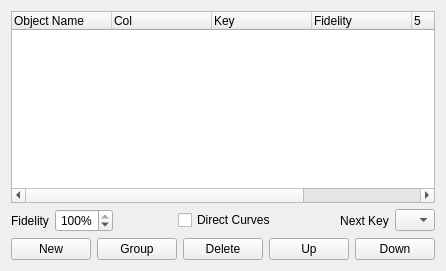
       <widget class="QWidget" name="tabObjects">
        <attribute name="title">
         <string>Objects</string>
        </attribute>
        <layout class="QVBoxLayout">
         <item>
          <widget class="QTreeWidget" name="OOTreeWidget">
           <property name="mouseTracking">
            <bool>true</bool>
           </property>
           <property name="acceptDrops">
            <bool>true</bool>
           </property>
           <property name="dragEnabled">
            <bool>true</bool>
           </property>
           <property name="dragDropMode">
            <enum>QAbstractItemView::InternalMove</enum>
           </property>
           <property name="selectionMode">
            <enum>QAbstractItemView::ExtendedSelection</enum>
           </property>
           <property name="animated">
            <bool>false</bool>
           </property>
           <column>
            <property name="text">
             <string>Object Name</string>
            </property>
           </column>
           <column>
            <property name="text">
             <string>Col</string>
            </property>
           </column>
           <column>
            <property name="text">
             <string>Key</string>
            </property>
           </column>
           <column>
            <property name="text">
             <string>Fidelity</string>
            </property>
           </column>
           <column>
            <property name="text">
             <string/>
            </property>
           </column>
           <column>
            <property name="text">
             <string>Merge</string>
            </property>
           </column>
          </widget>
         </item>
         <item>
          <layout class="QHBoxLayout">
           <item>
            <widget class="QLabel" name="label_18">
             <property name="text">
              <string>Fidelity</string>
             </property>
             <property name="alignment">
              <set>Qt::AlignCenter</set>
             </property>
            </widget>
           </item>
           <item>
            <widget class="KeysafeSpinBox" name="OOResample">
             <property name="sizePolicy">
              <sizepolicy hsizetype="Fixed" vsizetype="Fixed">
               <horstretch>0</horstretch>
               <verstretch>0</verstretch>
              </sizepolicy>
             </property>
             <property name="alignment">
              <set>Qt::AlignCenter</set>
             </property>
             <property name="keyboardTracking">
              <bool>false</bool>
             </property>
             <property name="suffix">
              <string>%</string>
             </property>
             <property name="minimum">
              <number>1</number>
             </property>
             <property name="maximum">
              <number>100</number>
             </property>
             <property name="value">
              <number>100</number>
             </property>
            </widget>
           </item>
           <item>
            <spacer>
             <property name="orientation">
              <enum>Qt::Horizontal</enum>
             </property>
             <property name="sizeHint" stdset="0">
              <size>
               <width>40</width>
               <height>20</height>
              </size>
             </property>
            </spacer>
           </item>
           <item>
            <widget class="QCheckBox" name="DirectCurves">
             <property name="text">
              <string>Direct Curves</string>
             </property>
            </widget>
           </item>
           <item>
            <spacer>
             <property name="orientation">
              <enum>Qt::Horizontal</enum>
             </property>
             <property name="sizeHint" stdset="0">
              <size>
               <width>16</width>
               <height>23</height>
              </size>
             </property>
            </spacer>
           </item>
           <item>
            <widget class="QLabel" name="label_19">
             <property name="text">
              <string>Next Key</string>
             </property>
             <property name="alignment">
              <set>Qt::AlignCenter</set>
             </property>
            </widget>
           </item>
           <item>
            <widget class="QComboBox" name="NextKey">
             <property name="sizePolicy">
              <sizepolicy hsizetype="Fixed" vsizetype="Fixed">
               <horstretch>0</horstretch>
               <verstretch>0</verstretch>
              </sizepolicy>
             </property>
             <property name="minimumSize">
              <size>
               <width>40</width>
               <height>0</height>
              </size>
             </property>
             <property name="maximumSize">
              <size>
               <width>40</width>
               <height>16777215</height>
              </size>
             </property>
            </widget>
           </item>
          </layout>
         </item>
         <item>
          <layout class="QHBoxLayout">
           <item>
            <widget class="QPushButton" name="OONew">
             <property name="minimumSize">
              <size>
               <width>50</width>
               <height>16</height>
              </size>
             </property>
             <property name="text">
              <string>New</string>
             </property>
            </widget>
           </item>
           <item>
            <widget class="QPushButton" name="OOGroup">
             <property name="text">
              <string>Group</string>
             </property>
            </widget>
           </item>
           <item>
            <widget class="QPushButton" name="OODelete">
             <property name="minimumSize">
              <size>
               <width>50</width>
               <height>16</height>
              </size>
             </property>
             <property name="text">
              <string>Delete</string>
             </property>
            </widget>
           </item>
           <item>
            <widget class="QPushButton" name="OOUp">
             <property name="minimumSize">
              <size>
               <width>50</width>
               <height>16</height>
              </size>
             </property>
             <property name="text">
              <string>Up</string>
             </property>
            </widget>
           </item>
           <item>
            <widget class="QPushButton" name="OODown">
             <property name="minimumSize">
              <size>
               <width>50</width>
               <height>16</height>
              </size>
             </property>
             <property name="text">
              <string>Down</string>
             </property>
            </widget>
           </item>
          </layout>
         </item>
        </layout>
       </widget>
